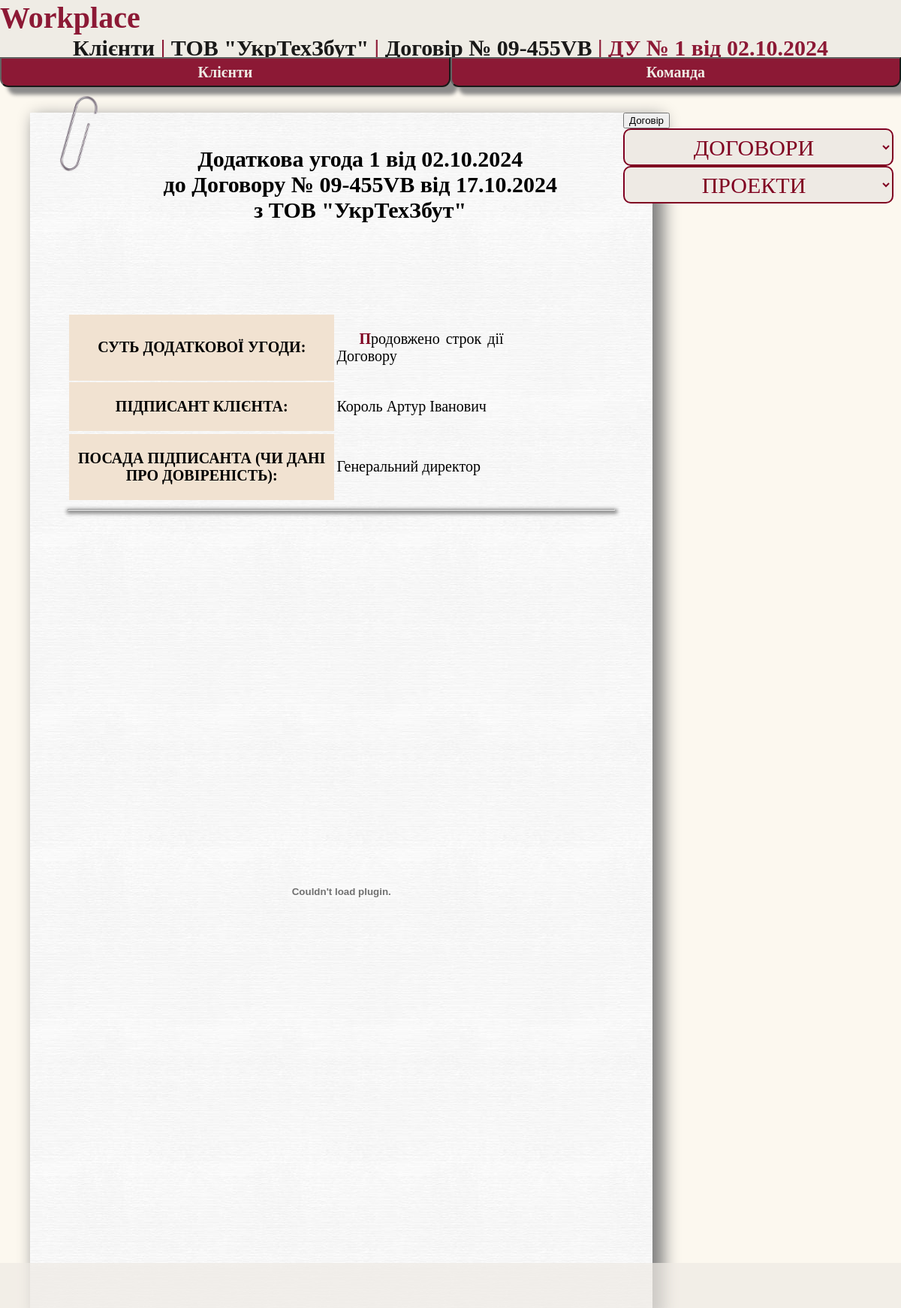
The app's page /Clients/agreements/additional_agreements/1/ with its own data.
### Clients/models.py (models this page shows, shortened)
class ClientsInfo(models.Model):
    def renamed_foto_location(self, filename: str) -> str:
        filebase, extension = filename.split('.')
        filebase = slugify(f'{self.client_name}')
        return 'Clients/images/client_foto/%s.%s' % (filebase, extension)
    client_name = models.CharField(
        blank=False,
        db_column='client_name',
        help_text="Введіть ПІБ (для ФО) або найменування (для ЮО) клієнта",
        null=False,
        max_length=400,
        verbose_name="назва клієнта",)
    client_taxID = models.CharField(
        blank=True,
        db_column='client_taxID',
        help_text="Введіть РКНОПП (для ФО) або ЄДРПОУ (для ЮО) клієнта",
        max_length=15,
        verbose_name="реєстраційний номер клієнта клієнта",
        unique=True,)
    client_responsible_employee = models.ForeignKey(
        Employees.models.EmployeesInfo,
        on_delete=models.PROTECT,
        db_column='client_responsible_employee',
        verbose_name="відповідальний працівник",)
    client_legal_address = models.CharField(
        blank=False,
        db_column='client_legal_address',
        help_text="Введіть юридичну адресу клієнта (в форматі, що допустимий для процесуальних документів)",
        null=False,
        max_length=500,
        verbose_name="юридична адреса клієнта",)
    client_postal_address = models.CharField(
        blank=False,
        db_column='client_postal_address',
        help_text="Введіть поштову адресу клієнта (в форматі, що допустимий для процесуальних документів)",
        null=False,
        max_length=500,
        verbose_name="поштова адреса клієнта",)
    client_foto=models.ImageField(
        blank=True,
        db_column='client_foto',
        help_text="Завантажте фото клієнта (світлина, логотип, тощо)",
        null=True,
        verbose_name="фото клієнта",
        upload_to=renamed_foto_location)
    client_other_info = models.TextField(
        blank=True,
        db_column='client_other_info',
        verbose_name='Додаткова інформація про клієнта',)
    class Meta:
        ordering = ['client_name',]
        verbose_name = 'Клієнт'
        verbose_name_plural = 'Клієнти'
        db_table = 'ClientsInfo'

class ClientAdditionalAgreements(models.Model):
    def renamed_file_location(self, filename: str) -> str:
        filebase, extension = filename.split('.')
        filebase = slugify(f'{ClientsInfo.objects.get(client_name=self.agreement_id.client_id).client_name}_{self.agreement_id.client_agreement_number}_{self.agreement_id.client_agreement_date}')
        return 'Clients/files/agreements/%s.%s' % (filebase, extension)
    agreement_id = models.ForeignKey(
        ClientAgreements,
        db_column='agreement_id',
        on_delete=models.CASCADE,)
    client_additional_agreement_number = models.CharField(
        blank=False,
        db_column='client_additional_agreement_number',
        help_text="Введіть номер додаткової угоди до договору або б/н",
        max_length=50,
        verbose_name="номер додаткової угоди до договору з клієнтом",
        unique=True)
    client_additional_agreement_date = models.DateField(
        blank=False,
        db_column='client_additional_agreement_date',
        help_text="Оберіть дату укладення додаткової угоди до договору",
        validators=[VBworkspace.validators.validator_birth_date],
        verbose_name="дата укладення додаткової угоди до договору з клієнтом",)
    client_additional_agreement_description = models.TextField(
        blank=True,
        db_column='client_additional_agreement_description',
        help_text="Додайте опис суті додаткової угоди до договору",
        max_length=1000,
        verbose_name='Опис суті додаткової угоди до договору з клієнтом',)
    client_additional_agreement_representative_name = models.CharField(
        blank=True,
        db_column='client_additional_agreement_representative_name',
        help_text="Введіть ПІБ представника клієнта, що підписав додаткову угоду до договору",
        null=False,
        max_length=400,
        verbose_name="ПІБ представника клієнта, що підписав додаткову угоду до договору",)
    client_additional_agreement_representative_position = models.CharField(
        blank=True,
        db_column='client_additional_agreement_representative_position',
        help_text="Введіть посаду представника клієнта, що підписав додаткову угоду до договору (або дані довіреності)",
        null=False,
        max_length=200,
        verbose_name="посада представника клієнта, що підписав додаткову угоду до договору (або дані довіреності)", )
    client_additional_agreement_file = models.FileField(
        blank=True,
        db_column='client_additional_agreement_file',
        default='/../../media/Clients/files/agreements/default.pdf',
        null='/../../media/Clients/files/agreements/default.pdf',
        help_text= "Додайте файл додаткової угоди до договору в форматі PDF",
        validators= [FileExtensionValidator(allowed_extensions=['pdf'])],
        verbose_name='файл додаткової угоди до договору з клієнтом (pdf)',
        upload_to = renamed_file_location,)
    class Meta:
        verbose_name = f'Додаткова угода до Договору з клієнтом'
        verbose_name_plural = 'Додаткові угоди до Договору з клієнтом'
        db_table = 'ClientAdditionalAgreements'

class ClientAgreements(models.Model):
    def renamed_file_location(self, filename: str) -> str:
        filebase, extension = filename.split('.')
        filebase = slugify(f'{ClientsInfo.objects.get(client_name=self.client_id).client_name}_{self.client_agreement_number}_{self.client_agreement_date}')
        return 'Clients/files/agreements/%s.%s' % (filebase, extension)
    client_id = models.ForeignKey(
        ClientsInfo,
        db_column='client_id',
        on_delete=models.CASCADE,
        verbose_name="Клієнт",)
    client_agreement_number = models.CharField(
        blank=False,
        db_column='client_agreement_number',
        help_text="Введіть номер договору або б/н",
        max_length=50,
        verbose_name="номер договору з клієнтом",
        unique=True)
    client_agreement_date = models.DateField(
        blank=False,
        db_column='client_agreement_date',
        help_text="Оберіть дату укладення договору",
        validators=[VBworkspace.validators.validator_birth_date],
        verbose_name="дата укладення договору з клієнтом",)
    client_agreement_description = models.TextField(
        blank=True,
        db_column='client_agreement_description',
        help_text="Додайте опис суті договору",
        max_length=1000,
        verbose_name='Опис суті договору з клієнтом',)
    client_agreement_representative_name = models.CharField(
        blank=True,
        db_column='client_agreement_representative_name',
        help_text="Введіть ПІБ представника клієнта, що підписав договір",
        null=False,
        max_length=400,
        verbose_name="ПІБ представника клієнта, що підписав договір",)
    client_agreement_representative_position = models.CharField(
        blank=True,
        db_column='client_agreement_representative_position',
        help_text="Введіть посаду представника клієнта, що підписав договір (або дані довіреності)",
        null=False,
        max_length=200,
        verbose_name="посада представника клієнта, що підписав договір (або дані довіреності)", )
    client_agreement_file = models.FileField(
        blank=True,
        db_column='client_agreement_file',
        default='/../../media/Clients/files/agreements/default.pdf',
        help_text= "Додайте файл з договором в форматі PDF",
        null='/../../media/Clients/files/agreements/default.pdf',
        validators= [FileExtensionValidator(allowed_extensions=['pdf'])],
        verbose_name='файл договору з клієнтом (pdf)',
        upload_to = renamed_file_location,)
    class Meta:
        verbose_name = f'Договір з Клієнтом'
        verbose_name_plural = 'Договори з Клієнтами'
        db_table = 'ClientAgreements'

### Clients/views.py (the view)
# urls.py: path('agreements/additional_agreements/<int:additional_agreement_id>/', views.client_additional_agreement, name='client_additional_agreement'),]
def client_additional_agreement(request, additional_agreement_id: id):
    additional_agreement = ClientAdditionalAgreements.objects.get(pk=additional_agreement_id)
    additional_agreement_description = additional_agreement.client_additional_agreement_description.split('\n')
    client = ClientsInfo.objects.get(pk=additional_agreement.agreement_id.client_id.id)
    return render(request, 'Clients/1.1.3_client_additional_agreement.html', {
        'additional_agreement_description' : additional_agreement_description,
        'client': client,
        'additional_agreement' : additional_agreement})

### Clients/templates/Clients/1.1.3_client_additional_agreement.html (shortened to what this page needs)
{% extends "1.1_base_cv.html" %}
{% block page %} <a href="{% url 'Clients:clients_mainlist' %}">Клієнти</a>
      | <a href="{% url 'Clients:client_cv' client.id %}">{{ client.client_name }}</a>
      | <a href="{% url 'Clients:client_agreement' additional_agreement.agreement_id.id %}">Договір № {{ additional_agreement.agreement_id.client_agreement_number}}</a>
      | ДУ № {{additional_agreement.client_additional_agreement_number}} від {{additional_agreement.client_additional_agreement_date|date:"d.m.Y"}} {% endblock %}
{% block left_column %}
    <h2 id="cv_employee_fullname"> Додаткова угода {{additional_agreement.client_additional_agreement_number}} від {{additional_agreement.client_additional_agreement_date|date:"d.m.Y"}}<br> до Договору № {{additional_agreement.agreement_id.client_agreement_number}} від {{additional_agreement.agreement_id.client_agreement_date|date:"d.m.Y"}}<br>з {{additional_agreement.agreement_id.client_id.client_name}}</h2>
    <table id = 'table_agreement' class = 'table_Client'>
        {% if additional_agreement.client_additional_agreement_description %}
            <tr>
                <th><p><b>Суть додаткової угоди:</b></p></th>
                <td>{% for string in additional_agreement_description %}
                        <p class='general_text_format'>{{ string }}</p>
                    {% endfor %}
                </td>
            </tr>
         {% endif %}
        {% if additional_agreement.client_additional_agreement_representative_name %}
            <tr>
                <th><p>Підписант Клієнта:</p></th>
                <td><p>{{additional_agreement.client_additional_agreement_representative_name}}</p></td>
            <tr>
        {% endif %}
        {% if additional_agreement.client_additional_agreement_representative_position %}
            <tr>
                <th><p>Посада підписанта (чи дані про довіреність):</p></th>
                <td><p>{{additional_agreement.client_additional_agreement_representative_position}}</p></td>
        {% endif %}
    </table>
    <hr class="cv_line">
    <object data="/media/{{additional_agreement.client_additional_agreement_file}}" width="100%" height="1000px" ></object>
{% endblock %}
{%block right_column %}
    <button onclick='location.href="{% url 'Clients:client_agreement' additional_agreement.agreement_id.id %}"' class="right_buttons">Договір</button>
    <select class="right_menu_selects" onchange="window.location.href=this.options[this.selectedIndex].value">
        <option value="">ДОГОВОРИ</option>
    </select>
    <select class="right_menu_selects" onchange="window.location.href=this.options[this.selectedIndex].value">
        <option value="">ПРОЕКТИ</option>
    </select>
{% endblock %}

### static/styles/2.1_style_cv.css (style rules this page uses)
.right_menu_selects { width: 100%; height: 50px; font-family: TitleFont, serif; font-size: 30px; text-transform: uppercase; background-color: var(--company_color); color: var(--company_bg_color); border-radius: 10px; text-align: center; border: 2px var(--company_bg_color) solid; }
.cv_paper > h2 { font-size: 30px; text-align: center; }

### static/styles/1_style_general.css (style rules this page uses)
body { background-color: var(--general_bg_color); margin-top: 100px; margin-left: 0; font-family: MainFont, serif; }
table { margin-top: 120px; font-size: 20px; width: 80%; border-color: 5px var(--company_bg_color); }
th { text-transform: uppercase; background-color: var(--table_header_color); }
a:link, a:visited { font-family: TitleFont, serif; color: black; text-decoration: none; }
hr { box-shadow: 1px 2px 5px 2px var(--line_color); }
.general_text_format { text-align: justify; text-indent: 3ch; }
.general_text_format::first-letter { color: var(--company_bg_color); font-weight: bold; }

### records on screen
ClientsInfo: client_name "ТОВ \"УкрТехЗбут\""
ClientAdditionalAgreements: agreement_id.client_agreement_number "09-455VB", client_additional_agreement_number "1", client_additional_agreement_date "02.10.2024", agreement_id.client_agreement_date "17.10.2024", agreement_id.client_id.client_name "ТОВ \"УкрТехЗбут\"", additional_agreement_description "Продовжено строк дії Договору", client_additional_agreement_representative_name "Король Артур Іванович", client_additional_agreement_representative_position "Генеральний директор"
